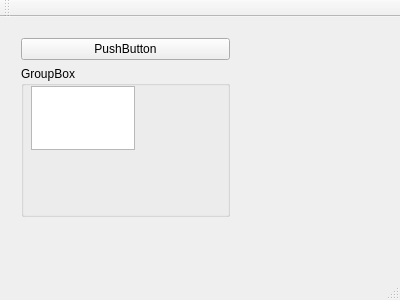
<?xml version="1.0" encoding="UTF-8"?>
<ui version="4.0">
 <class>MainWindow</class>
 <widget class="QMainWindow" name="MainWindow">
  <property name="geometry">
   <rect>
    <x>0</x>
    <y>0</y>
    <width>400</width>
    <height>300</height>
   </rect>
  </property>
  <property name="windowTitle">
   <string>MainWindow</string>
  </property>
  <widget class="QWidget" name="centralWidget">
   <widget class="QWidget" name="gridLayoutWidget">
    <property name="geometry">
     <rect>
      <x>10</x>
      <y>10</y>
      <width>231</width>
      <height>201</height>
     </rect>
    </property>
    <layout class="QGridLayout" name="gridLayout">
     <item row="0" column="0">
      <widget class="QPushButton" name="pushButton">
       <property name="text">
        <string>PushButton</string>
       </property>
      </widget>
     </item>
     <item row="1" column="0">
      <widget class="QGroupBox" name="groupBox">
       <property name="title">
        <string>GroupBox</string>
       </property>
       <widget class="QTextEdit" name="textEdit">
        <property name="geometry">
         <rect>
          <x>10</x>
          <y>20</y>
          <width>104</width>
          <height>64</height>
         </rect>
        </property>
       </widget>
      </widget>
     </item>
    </layout>
   </widget>
  </widget>
  <widget class="QMenuBar" name="menuBar">
   <property name="geometry">
    <rect>
     <x>0</x>
     <y>0</y>
     <width>400</width>
     <height>18</height>
    </rect>
   </property>
  </widget>
  <widget class="QToolBar" name="mainToolBar">
   <attribute name="toolBarArea">
    <enum>TopToolBarArea</enum>
   </attribute>
   <attribute name="toolBarBreak">
    <bool>false</bool>
   </attribute>
  </widget>
  <widget class="QStatusBar" name="statusBar"/>
 </widget>
 <layoutdefault spacing="6" margin="11"/>
 <resources/>
 <connections/>
</ui>
